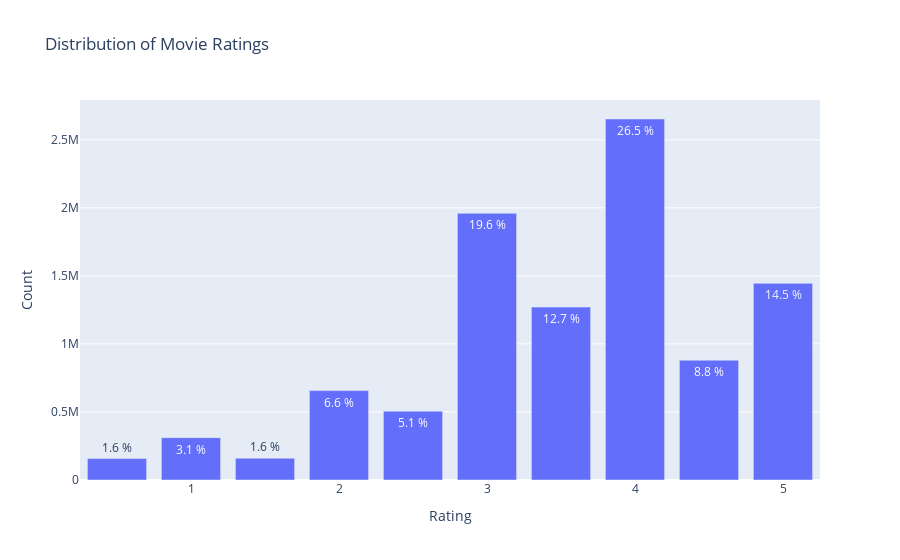

The code cell stored with this chart in its notebook:
### Markdown cell above
#### Movie Ratings Distribution
We investigate how ratings (0,0.5,1,1.5,2,2.5,3,3.5,4,4.5,5) are distributed in the movies data.

### Code cell
# Ratings distribution
data = df_train['rating'].value_counts().sort_index(ascending=False)
trace = go.Bar(x = data.index,
               text = ['{:.1f} %'.format(val) for val in 
                       (data.values / df_train.shape[0] * 100)],
               textposition = 'auto',
               textfont = dict(color = ['aliceblue']),
               y = data.values
               )
# Create layout
layout = dict(title = 'Distribution of Movie Ratings'.format(df_train.shape[0]),
              xaxis = dict(title = 'Rating'),
              yaxis = dict(title = 'Count'))
# Create plot
fig = go.Figure(data=[trace], layout=layout)
iplot(fig)

### Figure 1 — Plotly figure (JSON) as saved in the notebook; plotly's stock layout.template omitted (floating-point values rounded to 4 significant figures)
{"data": [{"text": ["14.5 %", "8.8 %", "26.5 %", "12.7 %", "19.6 %", "5.1 %", "6.6 %", "1.6 %", "3.1 %", "1.6 %"], "textfont": {"color": ["aliceblue"]}, "textposition": "auto", "type": "bar", "x": [5, 4.5, 4, 3.5, 3, 2.5, 2, 1.5, 1, 0.5], "y": [1445230, 880516, 2652977, 1270642, 1959759, 505578, 656821, 159731, 311213, 157571]}], "layout": {"title": {"text": "Distribution of Movie Ratings"}, "xaxis": {"title": {"text": "Rating"}}, "yaxis": {"title": {"text": "Count"}}}}
